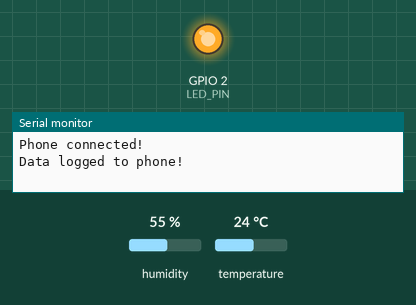
Bench run of a sketch on a simulated ESP32. Parts: output pins drawn as LEDs (lit = HIGH), the last lines printed to the serial monitor. The test bench sets the inputs (shaded band); at power-on: humidity 55 %, temperature 24 °C. Nothing arrives over Bluetooth unless stated.

Above: at 0.5 s.
At 30.7 s:
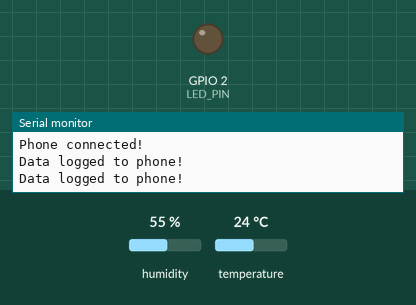
Timing chart, 0 to 78.0 s (numbered marks = the images above):
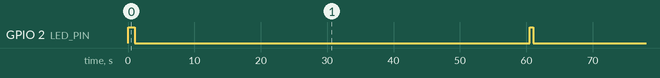

The sketch:

DHT11_Phone_Test_Bluetooth.ino
```cpp
#include "BluetoothSerial.h"
#include <DHT.h>

#define DHTPIN 4
#define DHTTYPE DHT11
DHT dht(DHTPIN, DHTTYPE);

// Define the built-in blue LED pin
#define LED_PIN 2

BluetoothSerial SerialBT;

unsigned long lastSendTime = 0;
const unsigned long interval = 60000;

// Variables for the non-blocking LED blink
unsigned long lastBlinkTime = 0;
bool ledState = false;
bool wasConnected = false;

void setup() {
  Serial.begin(115200);
  dht.begin();

  // Initialize the LED
  pinMode(LED_PIN, OUTPUT);
  digitalWrite(LED_PIN, LOW); // Start with it turned off

  SerialBT.begin("Sensor 1");
  Serial.println("Bluetooth Started! Waiting for phone to connect...");
}

void loop() {
  bool isConnected = SerialBT.hasClient();

  // --- STATE 1: WAITING FOR CONNECTION ---
  if (!isConnected) {
    if (wasConnected) {
      Serial.println("Bluetooth disconnected. Waiting for connection...");
      wasConnected = false;
    }

    // Non-blocking blink every 500 milliseconds
    if (millis() - lastBlinkTime >= 500) {
      lastBlinkTime = millis();
      ledState = !ledState;               // Flip the state
      digitalWrite(LED_PIN, ledState);    // Apply the state to the LED
    }
  }

  // --- STATE 2: CONNECTED ---
  else {
    if (!wasConnected) {
      Serial.println("Phone connected!");
      digitalWrite(LED_PIN, LOW); // Instantly turn off LED upon connection
      wasConnected = true;
    }

    // Check if 5 minutes have passed (or if it's the very first connection)
    if (millis() - lastSendTime >= interval || lastSendTime == 0) {
      lastSendTime = millis();

      float humidity = dht.readHumidity();
      float temperature = dht.readTemperature();

      if (!isnan(humidity) && !isnan(temperature)) {
        SerialBT.print("Temp: "); SerialBT.print(temperature);
        SerialBT.print("°C | Humidity: "); SerialBT.print(humidity);

        // Using the clean Android line break to prevent the ^M symbol!
        SerialBT.print("%\n");

        Serial.println("Data logged to phone!");

        // --- STATE 3: DATA TRANSMITTED ---
        // Flash the LED on for half a second as a success indicator
        digitalWrite(LED_PIN, HIGH);
        delay(500);
        digitalWrite(LED_PIN, LOW);

      } else {
        SerialBT.print("Sensor read error.\n");
      }
    }
  }
}
```

Measured:
- by itself, GPIO 2 (LED_PIN): repeats every 60.0 s: LOW 59.5 s, HIGH 0.50 s
